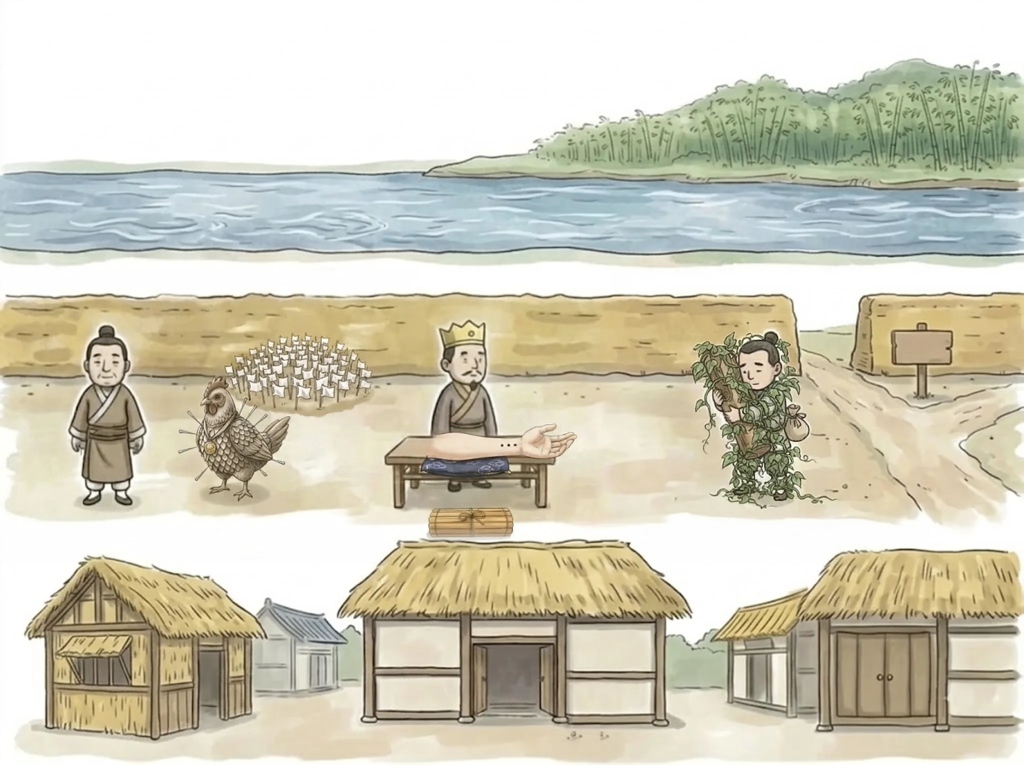
#> input picture src/board_hist/r1b.webp, 2048 x 1530 px (shown at 1/2 size)
$ python r5c_post.py r1b.webp out.png
#> lines starting #> are read from the running program, lines starting #| are printed output that depends on the picture
"""r5c 후처리 (2026-10-16) — 濟生醫院 우물: 가로대에서 내려온 밧줄이 건져지는 사람의 허리를 감게(濟 = 물에 드리운 밧줄)"""
import sys
from PIL import Image, ImageDraw
im=Image.open(sys.argv[1]).convert('RGB')
#> im is the input picture: PIL image 2048x1530 RGB; mean R, G, B 207.6, 204.2, 186
x0,y0,x1,y1=60,1220,300,1480; S=4
reg=im.crop((x0,y0,x1,y1)).resize(((x1-x0)*S,(y1-y0)*S),Image.LANCZOS); d=ImageDraw.Draw(reg)
#> after `reg = im.crop((x0, y0, x1, y1)).resize(((x1 - x0) * S, (y1 - y0) * S),`:
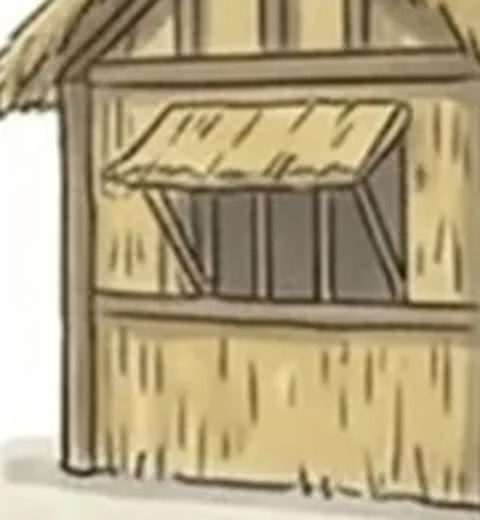
#> reg: PIL image 960x1040 RGB (shown at 1/2 size); mean R, G, B 176.6, 162, 127.6
P=lambda x,y:(x/2*S,y/2*S)   # well.png(2배 확대본) 좌표 → 영역 좌표
pts=[P(236,226),P(240,262),P(236,300),P(226,340),P(214,372)]
d.line(pts,fill=(70,50,30),width=int(4.6*S),joint='curve'); d.line(pts,fill=(196,160,105),width=int(3.0*S),joint='curve')
# 허리를 감은 고리
for dy in (0,7):
    a,b=P(150,372+dy),P(258,392+dy)
    d.arc([a[0],a[1],b[0],b[1]],10,170,fill=(70,50,30),width=int(4.4*S)); d.arc([a[0],a[1],b[0],b[1]],10,170,fill=(196,160,105),width=int(2.8*S))
im.paste(reg.resize((x1-x0,y1-y0),Image.LANCZOS),(x0,y0)); im.save(sys.argv[2])
im.crop((x0,y0,x1,y1)).resize((480,520)).save('well2.png')
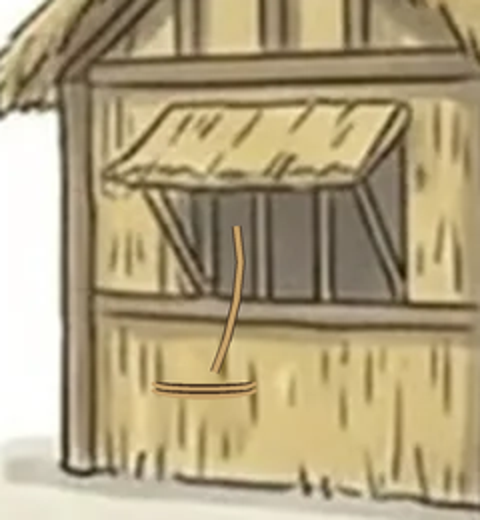
#> saved as well2.png: PIL image 480x520 RGB; mean R, G, B 176.4, 161.7, 127.3

$ run again, on src/board_hist/r3b.webp
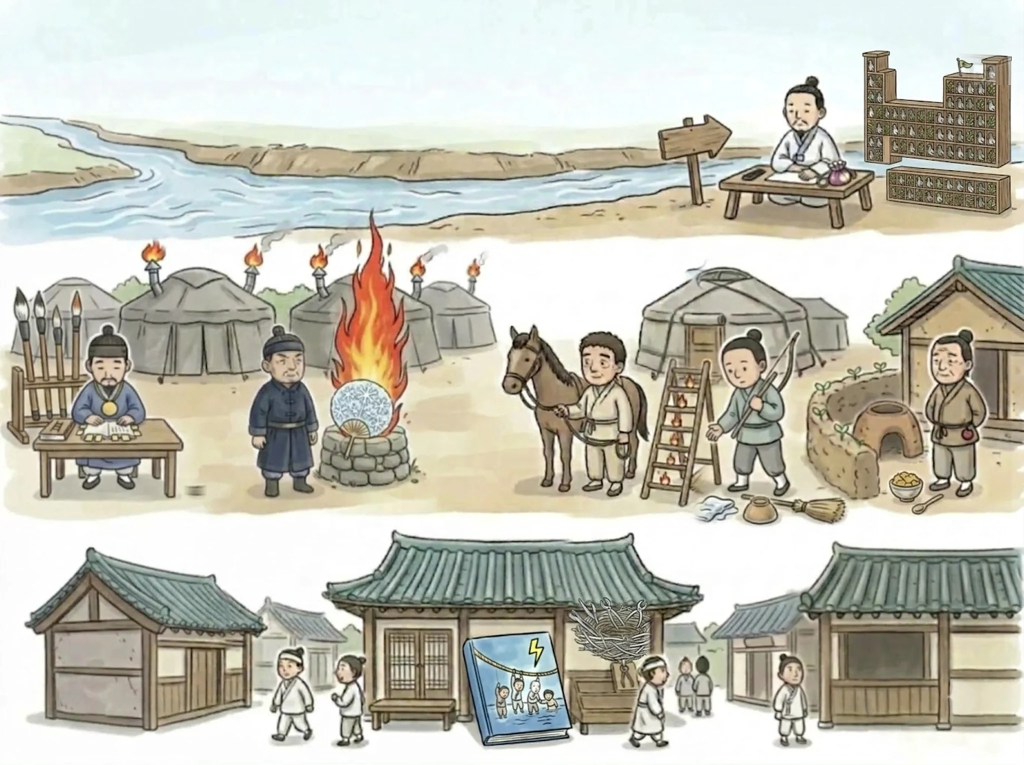
#> input picture src/board_hist/r3b.webp, 2048 x 1530 px (shown at 1/2 size)
#> im is the input picture: PIL image 2048x1530 RGB; mean R, G, B 194, 193, 181
#> `reg = im.crop((x0, y0, x1, y1)).resize(((x1 - x0) * S, (y1 - y0) * S),`:
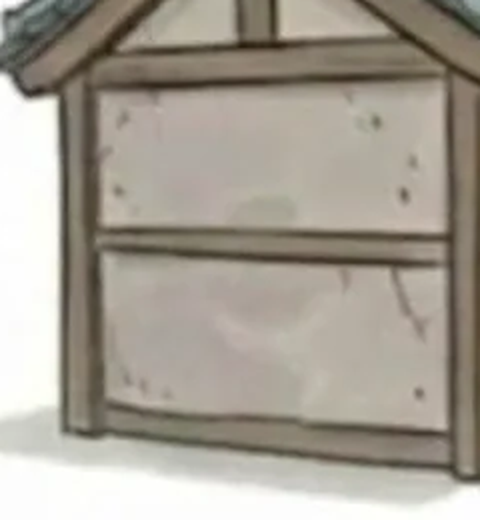
#> reg: PIL image 960x1040 RGB (shown at 1/2 size); mean R, G, B 166.2, 159.9, 149
#> `im.crop((x0,y0,x1,y1)).resize((480,520)).save('well2.png')`:
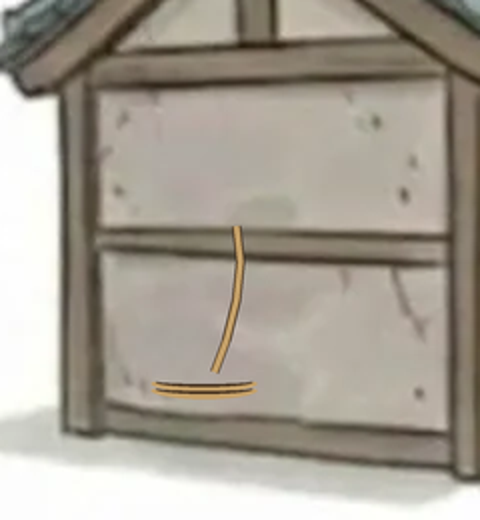
#> saved as well2.png: PIL image 480x520 RGB; mean R, G, B 166, 159.5, 148.2

$ run again, on src/board_hist/r4b.webp
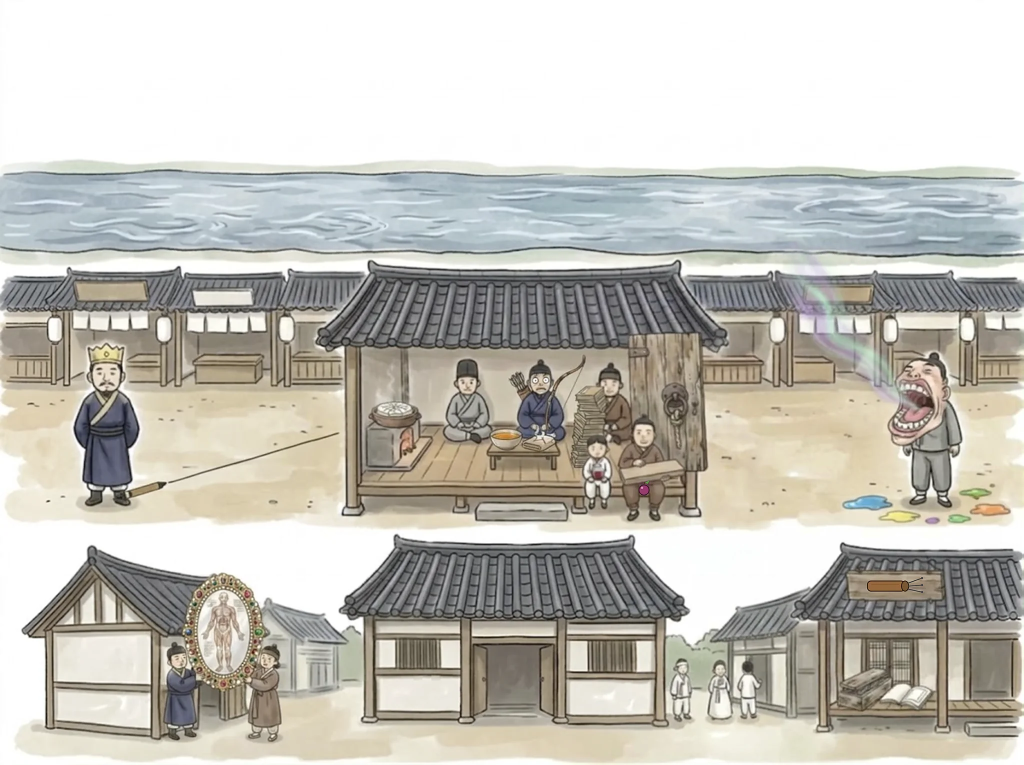
#> input picture src/board_hist/r4b.webp, 2048 x 1530 px (shown at 1/2 size)
#> im is the input picture: PIL image 2048x1530 RGB; mean R, G, B 195.2, 192.9, 185.5
#> `reg = im.crop((x0, y0, x1, y1)).resize(((x1 - x0) * S, (y1 - y0) * S),`:
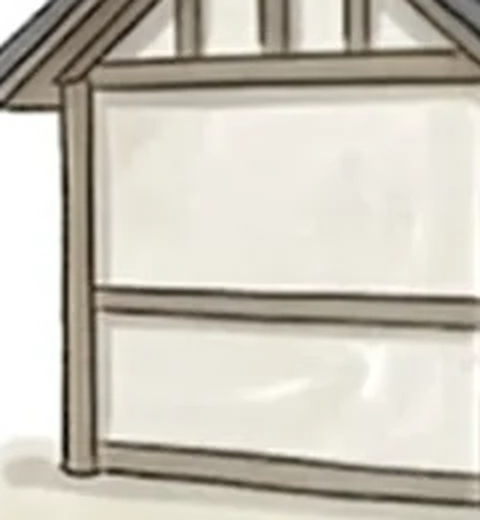
#> reg: PIL image 960x1040 RGB (shown at 1/2 size); mean R, G, B 202.7, 198, 186.7
#> `im.crop((x0,y0,x1,y1)).resize((480,520)).save('well2.png')`:
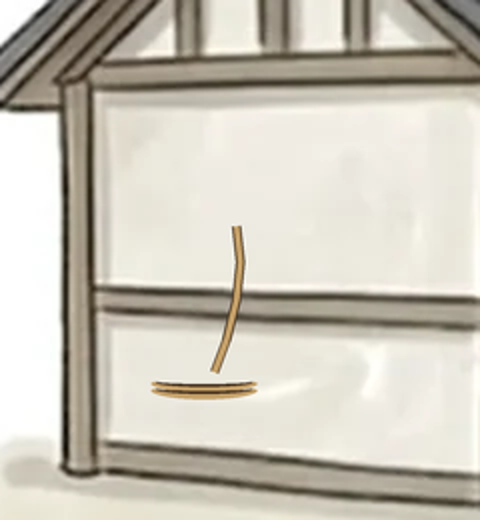
#> saved as well2.png: PIL image 480x520 RGB; mean R, G, B 201.9, 196.9, 185.3

$ run again, on src/board_hist/r5b.webp
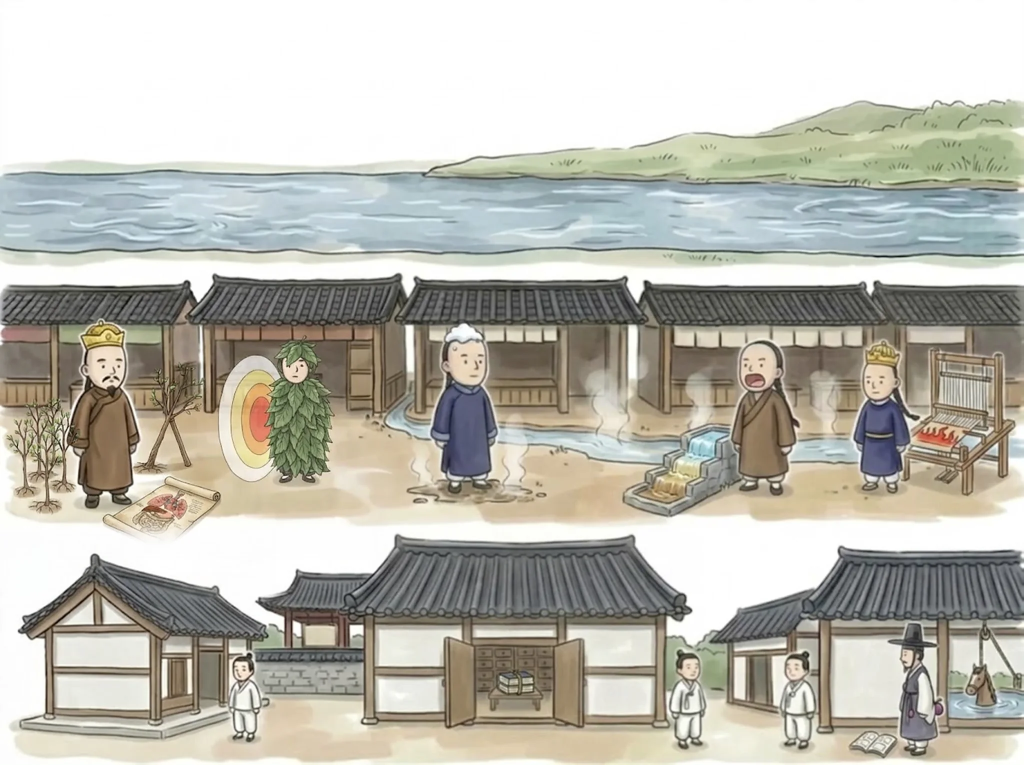
#> input picture src/board_hist/r5b.webp, 2048 x 1530 px (shown at 1/2 size)
#> im is the input picture: PIL image 2048x1530 RGB; mean R, G, B 187.8, 186.2, 176.9
#> `reg = im.crop((x0, y0, x1, y1)).resize(((x1 - x0) * S, (y1 - y0) * S),`:
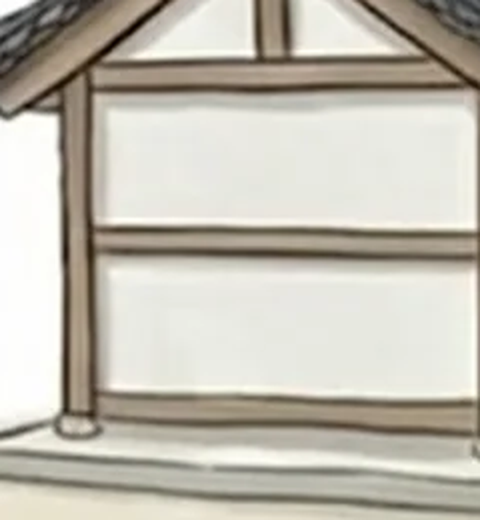
#> reg: PIL image 960x1040 RGB (shown at 1/2 size); mean R, G, B 193.5, 189.2, 177.9
#> `im.crop((x0,y0,x1,y1)).resize((480,520)).save('well2.png')`:
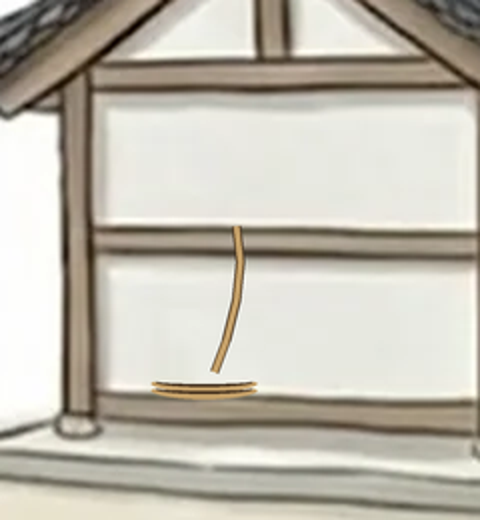
#> saved as well2.png: PIL image 480x520 RGB; mean R, G, B 192.9, 188.3, 176.7
